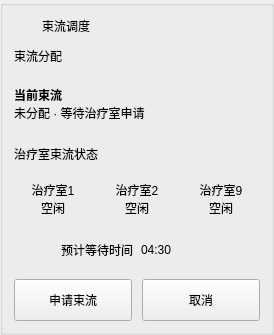
       <widget class="QGroupBox" name="groupBoxOperationQueue">
        <property name="title">
         <string/>
        </property>
        <layout class="QVBoxLayout" name="verticalLayout_ops">
         <property name="spacing">
          <number>12</number>
         </property>
         <item>
          <layout class="QHBoxLayout" name="horizontalLayout_title_ops">
           <property name="leftMargin">
            <number>0</number>
           </property>
           <property name="topMargin">
            <number>0</number>
           </property>
           <property name="rightMargin">
            <number>0</number>
           </property>
           <property name="bottomMargin">
            <number>0</number>
           </property>
           <item>
            <widget class="QLabel" name="label_icon_ops">
             <property name="minimumSize">
              <size>
               <width>16</width>
               <height>16</height>
              </size>
             </property>
             <property name="maximumSize">
              <size>
               <width>16</width>
               <height>16</height>
              </size>
             </property>
             <property name="text">
              <string/>
             </property>
            </widget>
           </item>
           <item>
           <widget class="QLabel" name="label_title_ops">
            <property name="text">
              <string>束流调度</string>
             </property>
            </widget>
           </item>
           <item>
            <spacer name="horizontalSpacer_title_ops">
             <property name="orientation">
              <enum>Qt::Orientation::Horizontal</enum>
             </property>
             <property name="sizeHint" stdset="0">
              <size>
               <width>0</width>
               <height>0</height>
              </size>
             </property>
            </spacer>
           </item>
          </layout>
         </item>
         <item>
          <widget class="QLabel" name="label_10">
           <property name="text">
            <string>束流分配</string>
           </property>
          </widget>
         </item>
         <item>
          <widget class="QLabel" name="label_11">
           <property name="minimumSize">
            <size>
             <width>0</width>
             <height>54</height>
            </size>
           </property>
           <property name="text">
            <string>&lt;b&gt;当前束流&lt;/b&gt;&lt;br&gt;&lt;span style=&quot;font-size:12px;&quot;&gt;未分配 · 等待治疗室申请&lt;/span&gt;</string>
           </property>
           <property name="textFormat">
            <enum>Qt::TextFormat::RichText</enum>
           </property>
           <property name="alignment">
            <set>Qt::AlignmentFlag::AlignLeading|Qt::AlignmentFlag::AlignLeft|Qt::AlignmentFlag::AlignVCenter</set>
           </property>
          </widget>
         </item>
         <item>
          <widget class="QLabel" name="beamRoomStatusTitle">
           <property name="minimumSize">
            <size>
             <width>0</width>
             <height>22</height>
            </size>
           </property>
           <property name="text">
            <string>治疗室束流状态</string>
           </property>
           <property name="alignment">
            <set>Qt::AlignmentFlag::AlignLeading|Qt::AlignmentFlag::AlignLeft|Qt::AlignmentFlag::AlignVCenter</set>
           </property>
          </widget>
         </item>
         <item>
          <widget class="QWidget" name="beamRoomOverviewPanel" native="true">
           <property name="sizePolicy">
            <sizepolicy hsizetype="Expanding" vsizetype="Fixed">
             <horstretch>0</horstretch>
             <verstretch>0</verstretch>
            </sizepolicy>
           </property>
           <layout class="QGridLayout" name="gridLayoutBeamRooms">
            <property name="horizontalSpacing">
             <number>6</number>
            </property>
            <property name="verticalSpacing">
             <number>6</number>
            </property>
            <property name="leftMargin">
             <number>0</number>
            </property>
            <property name="topMargin">
             <number>0</number>
            </property>
            <property name="rightMargin">
             <number>0</number>
            </property>
            <property name="bottomMargin">
             <number>0</number>
            </property>
            <item row="0" column="0">
             <widget class="QLabel" name="beamRoomLabel1">
              <property name="minimumSize">
               <size>
                <width>0</width>
                <height>44</height>
               </size>
              </property>
              <property name="text">
               <string>治疗室1&lt;br&gt;空闲</string>
              </property>
              <property name="textFormat">
               <enum>Qt::TextFormat::RichText</enum>
              </property>
              <property name="alignment">
               <set>Qt::AlignmentFlag::AlignCenter</set>
              </property>
             </widget>
            </item>
            <item row="0" column="1">
             <widget class="QLabel" name="beamRoomLabel2">
              <property name="minimumSize">
               <size>
                <width>0</width>
                <height>44</height>
               </size>
              </property>
              <property name="text">
               <string>治疗室2&lt;br&gt;空闲</string>
              </property>
              <property name="textFormat">
               <enum>Qt::TextFormat::RichText</enum>
              </property>
              <property name="alignment">
               <set>Qt::AlignmentFlag::AlignCenter</set>
              </property>
             </widget>
            </item>
            <item row="0" column="2">
             <widget class="QLabel" name="beamRoomLabel9">
              <property name="minimumSize">
               <size>
                <width>0</width>
                <height>44</height>
               </size>
              </property>
              <property name="text">
               <string>治疗室9&lt;br&gt;空闲</string>
              </property>
              <property name="textFormat">
               <enum>Qt::TextFormat::RichText</enum>
              </property>
              <property name="alignment">
               <set>Qt::AlignmentFlag::AlignCenter</set>
              </property>
             </widget>
            </item>
           </layout>
          </widget>
         </item>
         <item>
          <spacer name="verticalSpacer_ops">
           <property name="orientation">
            <enum>Qt::Orientation::Vertical</enum>
           </property>
           <property name="sizeHint" stdset="0">
            <size>
             <width>0</width>
             <height>0</height>
            </size>
           </property>
         </spacer>
        </item>
        <item>
          <layout class="QHBoxLayout" name="horizontalLayoutBeamWait">
           <property name="spacing">
            <number>8</number>
           </property>
           <item>
            <spacer name="horizontalSpacerBeamWaitLeft">
             <property name="orientation">
              <enum>Qt::Orientation::Horizontal</enum>
             </property>
             <property name="sizeHint" stdset="0">
              <size>
               <width>0</width>
               <height>0</height>
              </size>
             </property>
            </spacer>
           </item>
           <item>
            <widget class="QLabel" name="labelBeamWaitTitle">
             <property name="text">
              <string>预计等待时间</string>
             </property>
             <property name="alignment">
              <set>Qt::AlignmentFlag::AlignRight|Qt::AlignmentFlag::AlignTrailing|Qt::AlignmentFlag::AlignVCenter</set>
             </property>
            </widget>
           </item>
           <item>
            <widget class="QLabel" name="label_30">
             <property name="minimumSize">
              <size>
               <width>72</width>
               <height>34</height>
              </size>
             </property>
             <property name="text">
              <string>04:30</string>
             </property>
             <property name="alignment">
              <set>Qt::AlignmentFlag::AlignLeft|Qt::AlignmentFlag::AlignLeading|Qt::AlignmentFlag::AlignVCenter</set>
             </property>
            </widget>
           </item>
           <item>
            <spacer name="horizontalSpacerBeamWaitRight">
             <property name="orientation">
              <enum>Qt::Orientation::Horizontal</enum>
             </property>
             <property name="sizeHint" stdset="0">
              <size>
               <width>0</width>
               <height>0</height>
              </size>
             </property>
            </spacer>
           </item>
          </layout>
         </item>
         <item>
          <layout class="QHBoxLayout" name="horizontalLayout_opsButtons">
           <property name="spacing">
            <number>10</number>
           </property>
           <item>
            <spacer name="horizontalSpacer_opsButtonsLeft">
             <property name="orientation">
              <enum>Qt::Orientation::Horizontal</enum>
             </property>
             <property name="sizeHint" stdset="0">
              <size>
               <width>0</width>
               <height>0</height>
              </size>
             </property>
            </spacer>
           </item>
           <item>
            <widget class="QPushButton" name="beamApply_pushButton">
             <property name="minimumSize">
              <size>
               <width>118</width>
               <height>42</height>
              </size>
             </property>
             <property name="maximumSize">
              <size>
               <width>118</width>
               <height>42</height>
              </size>
             </property>
             <property name="text">
              <string>申请束流</string>
             </property>
            </widget>
           </item>
           <item>
            <widget class="QPushButton" name="beamApply_cancel_pushButton">
             <property name="minimumSize">
              <size>
               <width>118</width>
               <height>42</height>
              </size>
             </property>
             <property name="maximumSize">
              <size>
               <width>118</width>
               <height>42</height>
              </size>
             </property>
             <property name="text">
              <string>取消</string>
             </property>
            </widget>
           </item>
           <item>
            <spacer name="horizontalSpacer_opsButtonsRight">
             <property name="orientation">
              <enum>Qt::Orientation::Horizontal</enum>
             </property>
             <property name="sizeHint" stdset="0">
              <size>
               <width>0</width>
               <height>0</height>
              </size>
             </property>
            </spacer>
           </item>
          </layout>
         </item>
        </layout>
       </widget>
